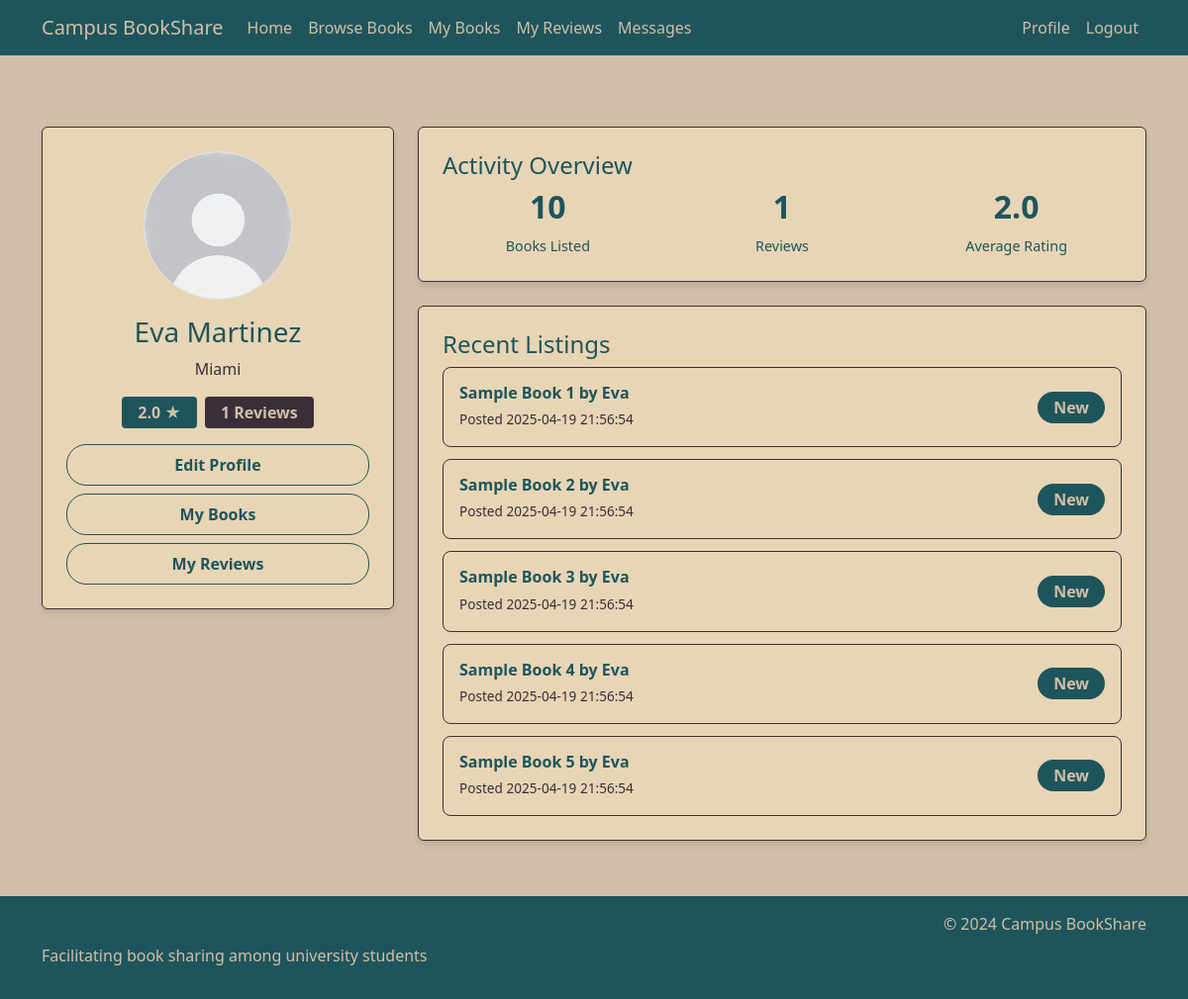
The app's page /profile (signed in) with its own data.
### tables this page shows
CREATE TABLE Users (
        user_id INTEGER PRIMARY KEY AUTOINCREMENT,
        name TEXT NOT NULL,
        email TEXT NOT NULL UNIQUE,
        password TEXT NOT NULL,
        profile_image TEXT,
        location TEXT
    );

CREATE TABLE Books (
        book_id INTEGER PRIMARY KEY AUTOINCREMENT,
        user_id INTEGER,
        title TEXT NOT NULL,
        author TEXT,
        ISBN TEXT,
        subject TEXT,
        course_code TEXT,
        condition TEXT,
        availability TEXT NOT NULL,
        date_posted TEXT NOT NULL,
        FOREIGN KEY (user_id) REFERENCES Users(user_id)
    );

### app.py (the view)
@app.route('/profile')
@login_required
def profile():
    conn = get_db_connection()
    user = conn.execute('''
        SELECT u.*,
               COALESCE(AVG(r.rating), 0) as rating,
               COUNT(r.review_id) as review_count
        FROM Users u
        LEFT JOIN Reviews r ON u.user_id = r.user_id
        WHERE u.user_id = ?
        GROUP BY u.user_id
    ''', (session['user_id'],)).fetchone()
    total_books = conn.execute('''
        SELECT COUNT(*) as count
        FROM Books
        WHERE user_id = ?
    ''', (session['user_id'],)).fetchone()
    user = dict(user)
    user['total_books'] = total_books['count']
    recent_books = conn.execute('''
        SELECT * FROM Books
        WHERE user_id = ?
        ORDER BY date_posted DESC
        LIMIT 5
    ''', (session['user_id'],)).fetchall()
    conn.close()
    return render_template('profile.html', user=user, recent_books=recent_books)

### app.py (called while the page is built)
def get_db_connection():
    conn = sqlite3.connect('database.db')
    conn.row_factory = sqlite3.Row
    return conn

def login_required(f):
    @wraps(f)
    def decorated_function(*args, **kwargs):
        if 'user_id' not in session:
            flash('Please log in to access this page.', 'warning')
            return redirect(url_for('login'))
        return f(*args, **kwargs) # Returns original function if logged in
    return decorated_function

### templates/profile.html (shortened to what this page needs)
{% extends "base.html" %}
{% block content %}
<div class="container py-4 content">
    <div class="row">
        <div class="col-md-4 mb-4">
            <div class="card">
                <div class="card-body text-center">
                    <div class="mb-3">
                        {% if user.profile_image %}
                        <img src="{{ user.profile_image }}"
                             class="rounded-circle border profile-image"
                             alt="Profile picture">
                        {% else %}
                        <div class="default-avatar rounded-circle border d-flex align-items-center justify-content-center mx-auto">
                            <span>{{ user.name[0]|upper }}</span>
                        </div>
                        {% endif %}
                    </div>
                    <h3>{{ user.name }}</h3>
                    <p class="text-muted">{{ user.location }}</p>
                    <div class="d-flex justify-content-center gap-2 mb-3">
                        <span class="badge badge-rating">{{ user.rating|round(1) }} ★</span>
                        <span class="badge badge-reviews">{{ user.review_count }} Reviews</span>
                    </div>
                    <div class="d-grid gap-2">
                        <a href="{{ url_for('edit_profile') }}" class="btn btn-outline-primary">Edit Profile</a>
                        <a href="{{ url_for('my_books') }}" class="btn btn-outline-primary">My Books</a>
                        <a href="{{ url_for('my_reviews') }}" class="btn btn-outline-primary">My Reviews</a>
                    </div>
                </div>
            </div>
        </div>
        <div class="col-md-8">
            <div class="card mb-4">
                <div class="card-body">
                    <h4>Activity Overview</h4>
                    <div class="row text-center">
                        <div class="col-4">
                            <h5 class="stats-number">{{ user.total_books }}</h5>
                            <small class="stats-label">Books Listed</small>
                        </div>
                        <div class="col-4">
                            <h5 class="stats-number">{{ user.review_count }}</h5>
                            <small class="stats-label">Reviews</small>
                        </div>
                        <div class="col-4">
                            <h5 class="stats-number">{{ user.rating|round(1) }}</h5>
                            <small class="stats-label">Average Rating</small>
                        </div>
                    </div>
                </div>
            </div>
            <div class="card">
                <div class="card-body">
                    <h4>Recent Listings</h4>
                    {% if recent_books %}
                    <div class="list-group profile-recent-listings">
                        {% for book in recent_books %}
                        <div class="list-group-item">
                            <div class="d-flex justify-content-between align-items-center">
                                <div>
                                    <h6 class="book-title">{{ book.title }}</h6>
                                    <small class="book-date">Posted {{ book.date_posted }}</small>
                                </div>
                                <span class="badge badge-reviews">{{ book.condition }}</span>
                            </div>
                        </div>
                        {% endfor %}
                    </div>
                    {% else %}
                    <p class="text-muted">No books listed yet.</p>
                    {% endif %}
                </div>
            </div>
        </div>
    </div>
</div>
{% endblock %}

### static/css/style.css (style rules this page uses)
body { background-color: #D1BFA7; color: #1E555C; min-height: 100vh; display: flex; flex-direction: column; }
.card { background-color: #E8D5B5; border: 1px solid #3A2E39; box-shadow: 0 4px 6px rgba(0, 0, 0, 0.1); }
.card-body { color: #1E555C; padding: 1.5rem; }
.content { flex: 1; padding: 2rem 0; }
h1, h2, h3, h4, h5, h6 { color: #1E555C; }
.text-muted { color: #3A2E39 !important; }
.badge-rating { background-color: #1E555C; color: #D1BFA7; padding: 0.5rem 1rem; font-size: 1rem; border-radius: 0.25rem; }
.badge-reviews { background-color: #3A2E39; color: #D1BFA7; padding: 0.5rem 1rem; font-size: 1rem; border-radius: 0.25rem; }
.stats-number { font-size: 2rem; font-weight: bold; margin-bottom: 0.5rem; }
.stats-label { font-size: 0.9rem; }
.book-title { color: #1E555C; font-weight: 600; margin-bottom: 0.5rem; }
.book-date { color: #3A2E39; font-size: 0.85rem; }
.btn-outline-primary { color: #1E555C; border-color: #1E555C; font-weight: 600; padding: 0.5rem 1.5rem; border-radius: 20px; }
.profile-recent-listings .book-title { color: #1E555C; font-weight: 600; margin-bottom: 0.5rem; }
.profile-recent-listings .book-date { color: #3A2E39; font-size: 0.85rem; }
.profile-recent-listings .badge { background-color: #1E555C; color: #D1BFA7; padding: 0.5rem 1rem; font-weight: 600; border-radius: 20px; }
.profile-recent-listings { background-color: transparent; border: none; }
.profile-recent-listings .list-group-item { background-color: #E8D5B5; border: 1px solid #3A2E39; margin-bottom: 0.75rem; border-radius: 8px; padding: 1rem; }
.profile-recent-listings .list-group-item:last-child { margin-bottom: 0; }
.profile-recent-listings .book-title { color: #1E555C; font-weight: 600; margin-bottom: 0.25rem; }
.profile-image { width: 150px; height: 150px; object-fit: cover; }

### records on screen
Users: profile_image (placeholder picture), name "Eva Martinez", location "Miami"
Books: title "Sample Book 1 by Eva", date_posted "2025-04-19 21:56:54", condition "New"
Books: title "Sample Book 2 by Eva", date_posted "2025-04-19 21:56:54", condition "New"
Books: title "Sample Book 3 by Eva", date_posted "2025-04-19 21:56:54", condition "New"
Books: title "Sample Book 4 by Eva", date_posted "2025-04-19 21:56:54", condition "New"
Books: title "Sample Book 5 by Eva", date_posted "2025-04-19 21:56:54", condition "New"

### other values on screen
{{ user.rating|round(1) }} "2.0"
{{ user.review_count }} "1"
{{ user.total_books }} "10"
